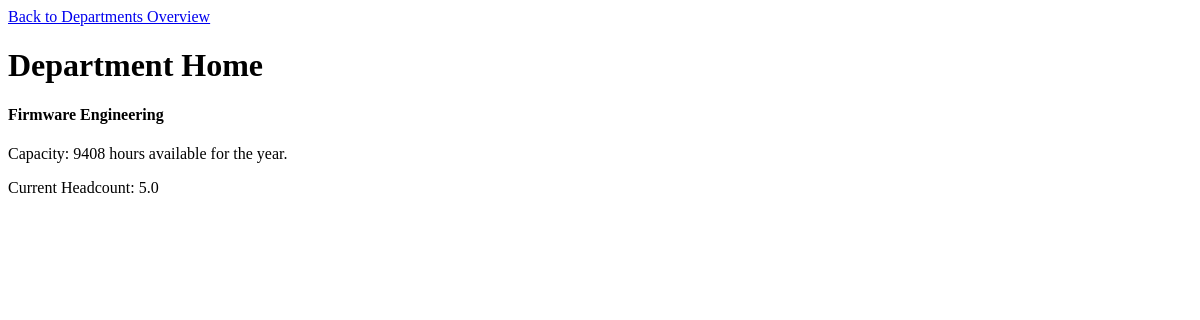
Page /teams/5/ on the earlier database version.
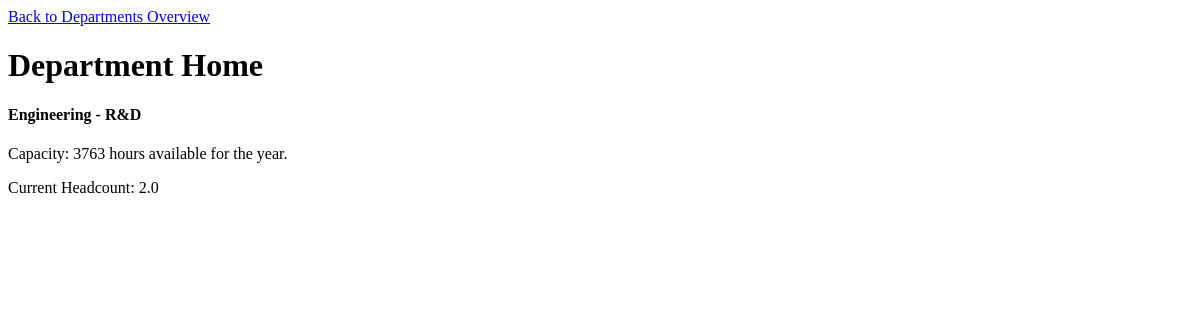
Same page on the later database version.
### projects/models.py (models this page shows, shortened)
class Department(models.Model):
	name = models.CharField(max_length=200)
	capacity = models.IntegerField(blank=True)

### teams/views.py (the view)
# urls.py: url(r'^(?P<proj_id>[0-9]+)/$', views.show, name='show'),
def show(request, dept_id):
	team = Department.objects.get(pk=dept_id)
	headcount = round(team.capacity/(19.6*12*8)*2)/2
	project_list = team.project_set.all().order_by('-id')
	return render(request, 'teams/show.html', {'team': team, 'projects':project_list, 'headcount':headcount})

### teams/templates/teams/show.html
<html>
<div>
<a href="{% url 'teams:index' %}">Back to Departments Overview</a>
<h1>Department Home</h1>
<h4>{{team.name}}</h4>
<p>Capacity: {{team.capacity}} hours available for the year.</p>
<p>Current Headcount: {{headcount}}</p>
</div>
</html>

Differences in the rows shown:
changed Department: name "Firmware Engineering" → "Engineering - R&D"; capacity "9408" → "3763"
Other differences:
{{ headcount }}: "5.0" → "2.0"
